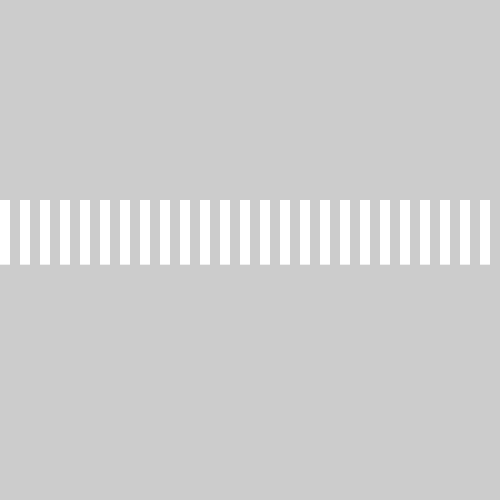
Frame 1 (no input)
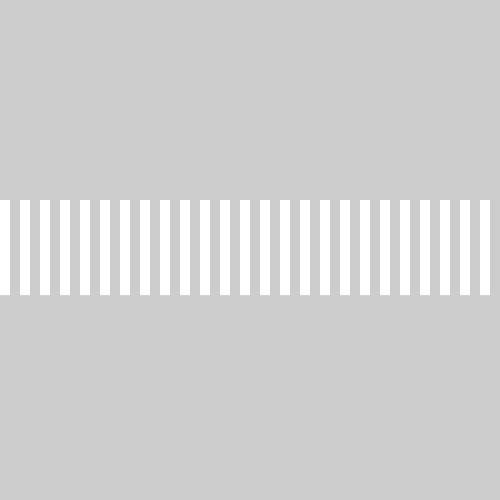
Frame 60 (the mouse pressed at the canvas centre just before this capture)
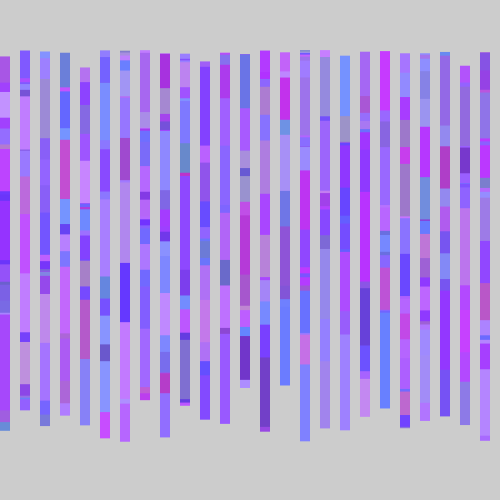
Frame 120 (the mouse held since frame 60 and released just before this capture)

The Processing sketch that drew these frames (run headless with seeded random() and noise(); from frame 60 on, the mouse is pressed at the canvas centre):

// Processing sketch: processing_180720
// ── processing_180720.pde

//Aly Weir
//This program creates random colored lines 
//when you click the screen
//Try varying the length of your click for different effects

void setup(){
  size(500,500);//sets size to 500x500
}

void draw(){  
  int w = 10; //width of rect
  float h = random(0,100);//height of rect

  int x = 0;//how far across the page
  float y;//how low or high on the page

  for( int i = x; i<=width; i = i + w*2 ){ //draws a line of rect, changes x position
    noStroke();    //takes away stroke
    if(mousePressed == true){//if the mouse is pressed
      y = random(50,350); //sets y height randomly within 150-250 when mouse clicked
      fill(random(100,200), random(50,150), random(200,300));//sets random shade of purple when mouse clicked
    }
    else{
      y = 200; //when the mouse isn't clicked the y position will be 200
    }
   rect( i,y, w,h );//draws rect  
  }
}
